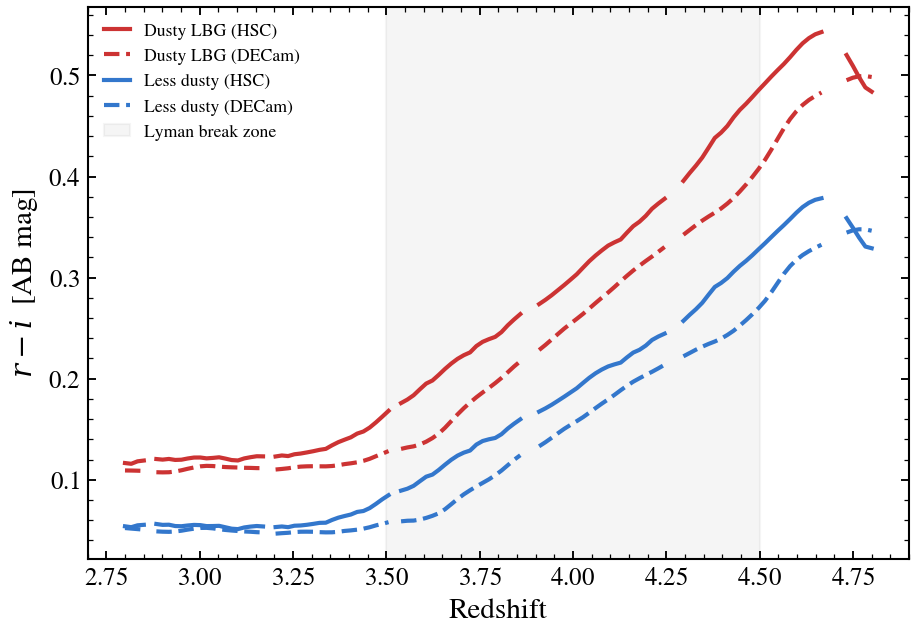

Here is the Python script that generated this plot:
"""
HSC vs DES filter i-band differences at high redshift
======================================================

The Subaru HSC and Blanco DECam i-bands have different red-edge cutoffs
(HSC i-2 at ~850 nm, DECam i at ~870 nm). This 20 nm difference produces
measurable colour offsets when a sharp spectral feature sweeps through
the i-band — particularly the Lyman break at z~3.5–4.5. We show (r − i)
colours for an LBG template across both filter sets to highlight the
divergence in the high-redshift regime.
"""

import jax
import matplotlib.pyplot as plt
import numpy as np

import tengri
from tengri.analysis.plotting import setup_style

setup_style()


def _flux(model, params):
    """Photometric flux prediction."""
    return np.asarray(model.predict_photometry(params))


# Baseline LBG model: young, dusty, star-forming
ssp = tengri.load_ssp("fsps_prsc_miles_chabrier")

obs_hsc = tengri.Observation(
    photometry=tengri.Photometry.from_names(["hsc_r", "hsc_i"])
)
obs_des = tengri.Observation(
    photometry=tengri.Photometry.from_names(["des_r", "des_i"])
)

# Two LBG-like populations
models = {}
for pop_name, peak_lbt_gyr, tau_bc in [
    ("Dusty LBG", 1.2, 0.6),
    ("Less dusty", 1.2, 0.2),
]:
    base_spec = {
        "sfh": {
            "type": "tsnorm",
            "*": tengri.FIXED,
            "peak_lbt_gyr": peak_lbt_gyr,
            "width_gyr": 1.0,
            "log_peak_sfr": 1.5,
            "skew": 0.0,
            "trunc": 13.0,
        },
        "dust": {
            "type": "two_component",
            "*": tengri.FIXED,
            "tau_bc": tau_bc,
            "tau_diff": 0.1,
            "slope": -0.7,
        },
        "redshift": tengri.Uniform(2.5, 5.0),
    }
    models[pop_name] = {
        "hsc": tengri.SEDModel.build(ssp, observation=obs_hsc, **base_spec),
        "des": tengri.SEDModel.build(ssp, observation=obs_des, **base_spec),
    }

z_grid = np.linspace(2.8, 4.8, 120)
fig, ax = plt.subplots(figsize=(6.4, 4.5))

colors_plot = {"Dusty LBG": "#CC3333", "Less dusty": "#3377CC"}

for pop_name, pop_models in models.items():
    baseline_hsc = dict(pop_models["hsc"].spec.sample(jax.random.PRNGKey(42)))
    baseline_des = dict(pop_models["des"].spec.sample(jax.random.PRNGKey(42)))

    ri_hsc = np.empty_like(z_grid)
    ri_des = np.empty_like(z_grid)

    for i, z in enumerate(z_grid):
        params_hsc = {**baseline_hsc, "redshift": float(z)}
        params_des = {**baseline_des, "redshift": float(z)}

        flux_hsc = _flux(pop_models["hsc"], params_hsc)
        flux_des = _flux(pop_models["des"], params_des)

        ri_hsc[i] = -2.5 * np.log10(flux_hsc[0] / flux_hsc[1])
        ri_des[i] = -2.5 * np.log10(flux_des[0] / flux_des[1])

    # HSC: solid line, DES: dashed
    ax.plot(z_grid, ri_hsc, color=colors_plot[pop_name], lw=2.0, label=f"{pop_name} (HSC)")
    ax.plot(z_grid, ri_des, color=colors_plot[pop_name], lw=2.0, linestyle="--", label=f"{pop_name} (DECam)")

# Shade the Lyman break window (z ≈ 3.5–4.5)
ax.axvspan(3.5, 4.5, alpha=0.08, color="gray", label="Lyman break zone")

ax.set(xlabel=r"Redshift", ylabel=r"$r - i$  [AB mag]")
ax.legend(frameon=False, fontsize=8.5, loc="best")
ax.grid(False)

fig.tight_layout()
plt.savefig("plot_hsc_vs_des_color_high_z.png", dpi=150, bbox_inches="tight")
